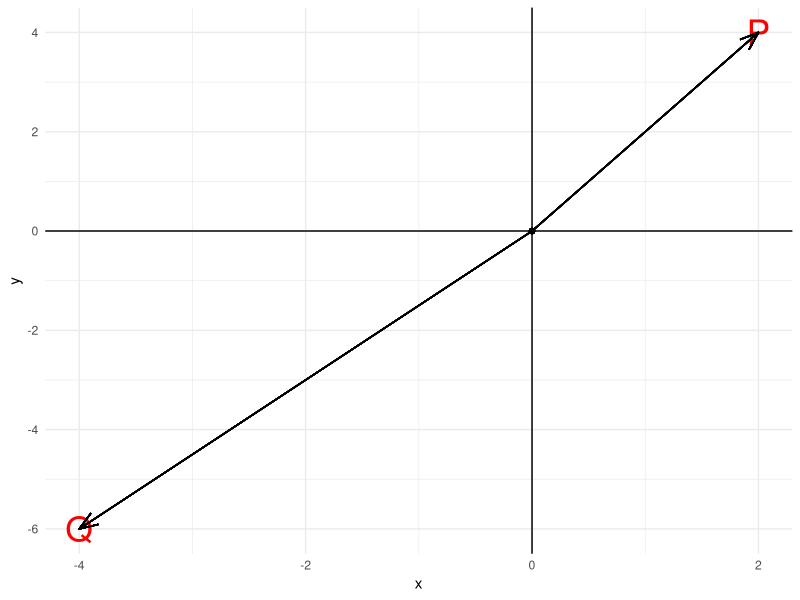
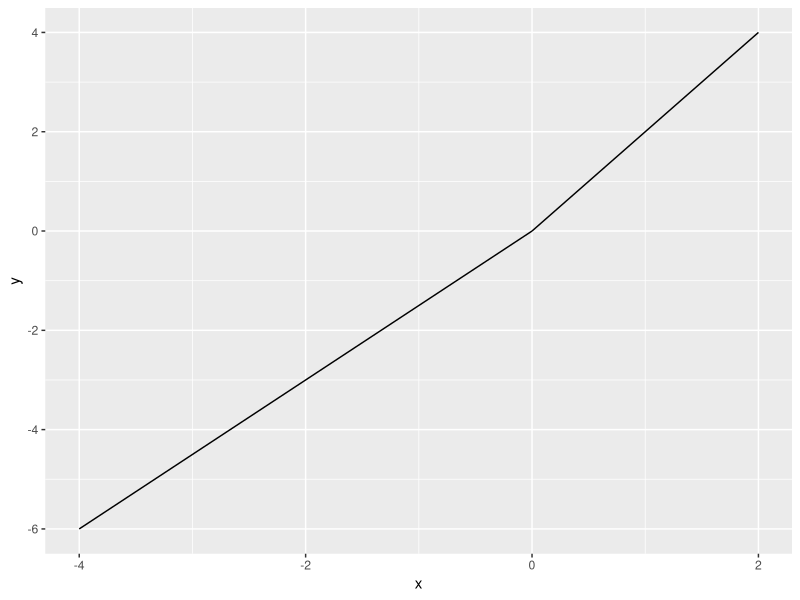

Write R code to recreate these figures, in order.
## ---- chunk 1
library(DiagrammeR)

grViz("
      
digraph boxes_and_circles {

# add node statements

node [shape = boxes,
      penwidth = 2.0]

A [label = 'Real Numbers \\n (R)']; 
B [label = 'Rational Numbers \\n (Q)']; 
C [label = 'Irrational Numbers \\n (I)']; 
D [label = 'Integers \\n (Z) \\n ...,-2,-1,0,1,2,...']; 
E [label = 'Non-Integers']; 
F [label = 'Negative Integers \\n (Z-) \\n ...,-3,-2,-1']; 
G [label = 'Zero \\n 0'];
H [label = 'Positive Integers \\n (Z+) \\n 1,2,3,...'];
I [label = 'Natural Numbers \\n (N) \\n 1,2,3,...' ];
J [label = 'Whole Numbers \\n (W) \\n 0,1,2,3,...']

node [shape = square,
      style = filled,
      color = orange]
1 [label = 'Even Numbers \\n Odd Numbers \\n Prime Numbers']

# add edge statements
A -> B; A -> C; B -> D; B -> E;
D -> F; D -> G; D -> H;
H -> I; G -> J; I -> J

# add horizontal edge statement
I -> 1 [label = 'contain',
        style = dashed,
        color = blue]

# add a graph statements
graph [nodesep = 0.5]
}"
)
## ---- chunk 2
library(tidyverse)
x=c(-6:6)
y=c(-6:6)
df <- data.frame(x,y)
df %>% 
  ggplot(aes(x,y))+geom_abline(aes(slope=0,intercept=0))+
    annotate("text",x=2,y=4,label="P",size=9,colour="red")+
    annotate("text",x=-4,y=-6,label="Q",colour="red",size=9)+
    geom_vline(xintercept = 0)+
    geom_point(aes(x=0,y=0))+
    geom_segment(aes(x=0,y=0,xend=2,yend=4),
               arrow=arrow(length = unit(0.5,"cm"),angle=20),lineend = "butt")+
    geom_segment(aes(x=0,y=0,xend=-4,yend=-6),
               arrow=arrow(length = unit(0.5,"cm"),angle=20),lineend = "butt",linejoin="round")+
    theme_minimal()

library(ggplot2)
ggplot() + 
  geom_segment(aes(x = 0, y = 0, xend = 2, yend = 4)) + 
  geom_segment(aes(x = 0, y = 0, xend = -4, yend = -6))
